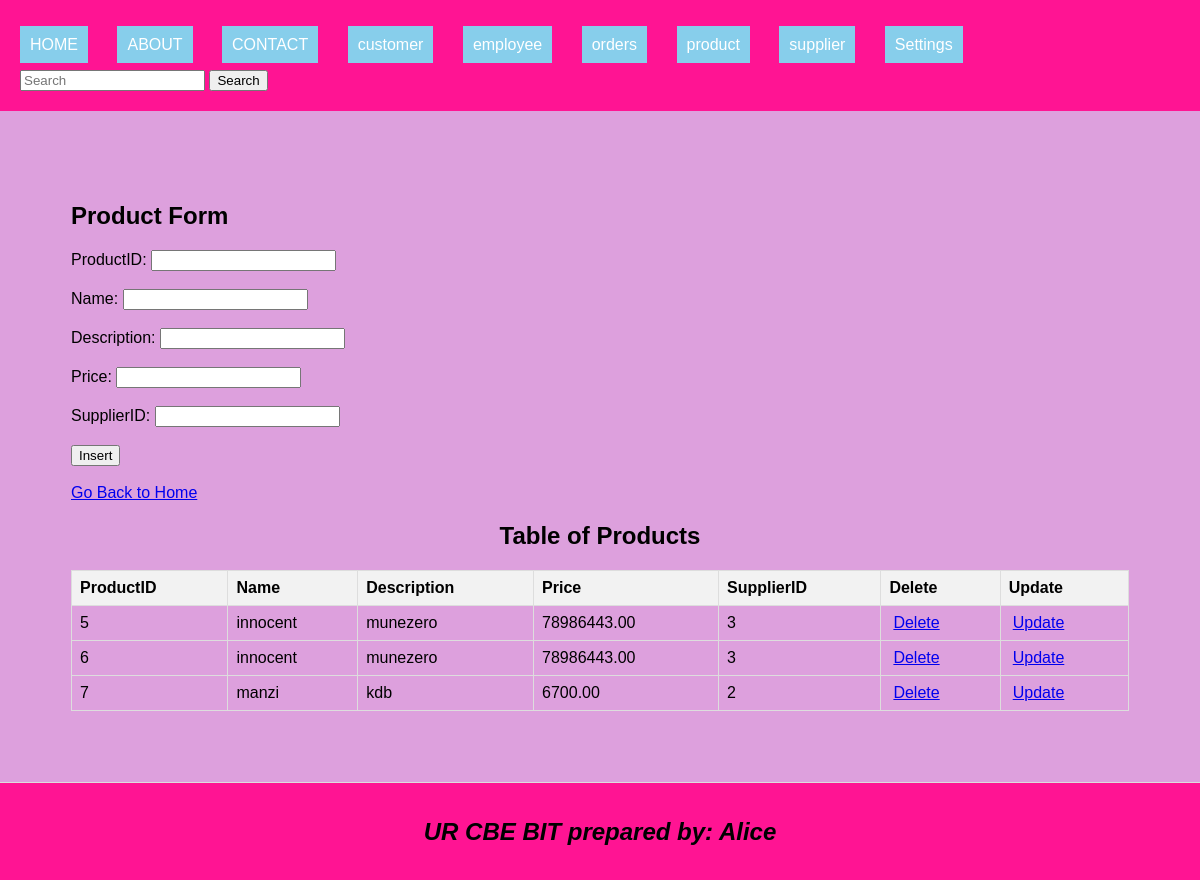
The page /product.php on the database its author committed.
### tables this page shows
CREATE TABLE `product` (
  `ProductID` int(11) NOT NULL,
  `Name` varchar(255) DEFAULT NULL,
  `Description` varchar(500) DEFAULT NULL,
  `Price` decimal(10,2) DEFAULT NULL,
  `SupplierID` int(11) DEFAULT NULL
);

### product.php (the view, shortened to what this page needs)
<!DOCTYPE html>
<html lang="en">
<head>
    <link rel="stylesheet" type="text/css" href="style.css" title="style 1" media="screen, tv, projection, handheld, print"/>
</head>
<body>
    <header>
        <ul style="list-style-type: none; padding: 0;">
            <li style="display: inline; margin-right: 10px;"><a href="./home.html" style="padding: 10px; color: white; background-color: skyblue; text-decoration: none; margin-right: 15px;">HOME</a></li>
            <li style="display: inline; margin-right: 10px;"><a href="./about.html" style="padding: 10px; color: white; background-color: skyblue; text-decoration: none; margin-right: 15px;">ABOUT</a></li>
            <li style="display: inline; margin-right: 10px;"><a href="./contact.html" style="padding: 10px; color: white; background-color: skyblue; text-decoration: none; margin-right: 15px;">CONTACT</a></li>
            <li style="display: inline; margin-right: 10px;"><a href="./customer.php" style="padding: 10px; color: white; background-color: skyblue; text-decoration: none; margin-right: 15px;">customer</a></li>
            <li style="display: inline; margin-right: 10px;"><a href="./employee.php" style="padding: 10px; color: white; background-color: skyblue; text-decoration: none; margin-right: 15px;">employee</a></li>
            <li style="display: inline; margin-right: 10px;"><a href="./orders.php" style="padding: 10px; color: white; background-color: skyblue; text-decoration: none; margin-right: 15px;">orders</a></li>
            <li style="display: inline; margin-right: 10px;"><a href="./product.php" style="padding: 10px; color: white; background-color: skyblue; text-decoration: none; margin-right: 15px;">product</a></li>
            <li style="display: inline; margin-right: 10px;"><a href="./supplier.php" style="padding: 10px; color: white; background-color: skyblue; text-decoration: none; margin-right: 15px;">supplier</a></li>
            <li class="dropdown" style="display: inline; margin-right: 10px;">
                <a href="#" style="padding: 10px; color: white; background-color: skyblue; text-decoration: none; margin-right: 15px;">Settings</a>
            </li>
        </ul>
        <form class="d-flex" role="search" action="search.php">
            <input class="form-control me-2" type="search" placeholder="Search" aria-label="Search" name="query">
            <button class="btn btn-outline-success" type="submit">Search</button>
        </form>
    </header>
    <section>
        <h1>Product Form</h1>
        <form method="post" onsubmit ="return confirmInsert();">
            <label for="ProductID">ProductID:</label>
            <input type="number" id="ProductID" name="ProductID" required><br><br>
            <label for="Name">Name:</label>
            <input type="text" id="Name" name="Name" required><br><br>
            <label for="Description">Description:</label>
            <input type="text" id="Description" name="Description" required><br><br>
            <label for="Price">Price:</label>
            <input type="number" id="Price" name="Price" required><br><br>
            <label for="SupplierID">SupplierID:</label>
            <input type="number" id="SupplierID" name="SupplierID" required><br><br>
            <input type="submit" name="insert" value="Insert"><br><br>
            <a href="./home.html">Go Back to Home</a>
        </form>
        <center><h2>Table of Products</h2></center>
        <table>
            <tr>
                <th>ProductID</th>
                <th>Name</th>
                <th>Description</th>
                <th>Price</th>
                <th>SupplierID</th>
                <th>Delete</th>
                <th>Update</th>
            </tr>
            <?php
            include('database_connection.php');
            $sql = "SELECT * FROM product";
            $result = $connection->query($sql);
            if ($result->num_rows > 0) {
                while ($row = $result->fetch_assoc()) {
                    $ProductID = $row["ProductID"];
                    echo "<tr>
                        <td>" . $row["ProductID"] . "</td>
                        <td>" . $row["Name"] . "</td>
                        <td>" . $row["Description"] . "</td>
                        <td>" . $row["Price"] . "</td>
                        <td>" . $row["SupplierID"] . "</td>
                        <td><a style='padding:4px' href='delete_product.php?ProductID=$ProductID'>Delete</a></td>
                        <td><a style='padding:4px' href='update_product.php?ProductID=$ProductID'>Update</a></td>
                      </tr>";
                }
            } else {
                echo "<tr><td colspan='7'>No data found</td></tr>";
            }
            ?>
        </table>
    </section>
    <footer>
        <center>
            <b><h2><i>UR CBE BIT prepared by: Alice<i></h2></b>
        </center>
    </footer>
</body>
</html>

### style.css (style rules this page uses)
body { font-family: Arial, sans-serif; margin: 0; padding: 0; }
header { background-color:burlywood; padding: 20px; }
.dropdown { position: relative; display: inline; margin-right: 10px; }

### product.php (style rules this page uses)
body { background-color: grey; font-family: Arial, sans-serif; }
table { width: 100%; border-collapse: collapse; }
th, td { border: 1px solid #ddd; padding: 8px; text-align: left; }
th { background-color: #f2f2f2; }
header { background-color: deeppink; padding: 20px; }
section { padding: 71px; border-bottom: 1px solid #ddd; background-color: plum; }
footer { text-align: center; padding: 15px; background-color: deeppink; }

### rows shown on the page
product: ProductID "5", Name "innocent", Description "munezero", Price "78986443.00", SupplierID "3"
product: ProductID "6", Name "innocent", Description "munezero", Price "78986443.00", SupplierID "3"
product: ProductID "7", Name "manzi", Description "kdb", Price "6700.00", SupplierID "2"
